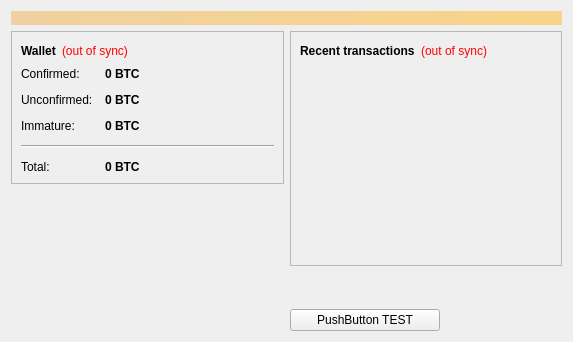
<?xml version="1.0" encoding="UTF-8"?>
<ui version="4.0">
 <class>OverviewPage</class>
 <widget class="QWidget" name="OverviewPage">
  <property name="geometry">
   <rect>
    <x>0</x>
    <y>0</y>
    <width>573</width>
    <height>342</height>
   </rect>
  </property>
  <property name="windowTitle">
   <string>Form</string>
  </property>
  <layout class="QVBoxLayout" name="topLayout">
   <item>
    <widget class="QLabel" name="labelAlerts">
     <property name="visible">
      <bool>false</bool>
     </property>
     <property name="styleSheet">
      <string notr="true">background-color: qlineargradient(x1: 0, y1: 0, x2: 1, y2: 0, stop:0 #F0D0A0, stop:1 #F8D488); color:#000000;</string>
     </property>
     <property name="wordWrap">
      <bool>true</bool>
     </property>
     <property name="margin">
      <number>3</number>
     </property>
    </widget>
   </item>
   <item>
    <layout class="QHBoxLayout" name="horizontalLayout" stretch="1,1">
     <item>
      <layout class="QVBoxLayout" name="verticalLayout_2">
       <item>
        <widget class="QFrame" name="frame">
         <property name="frameShape">
          <enum>QFrame::StyledPanel</enum>
         </property>
         <property name="frameShadow">
          <enum>QFrame::Raised</enum>
         </property>
         <layout class="QVBoxLayout" name="verticalLayout_4">
          <item>
           <layout class="QHBoxLayout" name="horizontalLayout_4">
            <item>
             <widget class="QLabel" name="label_5">
              <property name="font">
               <font>
                <weight>75</weight>
                <bold>true</bold>
               </font>
              </property>
              <property name="text">
               <string>Wallet</string>
              </property>
             </widget>
            </item>
            <item>
             <widget class="QLabel" name="labelWalletStatus">
              <property name="toolTip">
               <string>The displayed information may be out of date. Your wallet automatically synchronizes with the Bitcoin network after a connection is established, but this process has not completed yet.</string>
              </property>
              <property name="styleSheet">
               <string notr="true">QLabel { color: red; }</string>
              </property>
              <property name="text">
               <string notr="true">(out of sync)</string>
              </property>
              <property name="alignment">
               <set>Qt::AlignLeading|Qt::AlignLeft|Qt::AlignVCenter</set>
              </property>
             </widget>
            </item>
            <item>
             <spacer name="horizontalSpacer_2">
              <property name="orientation">
               <enum>Qt::Horizontal</enum>
              </property>
              <property name="sizeHint" stdset="0">
               <size>
                <width>40</width>
                <height>20</height>
               </size>
              </property>
             </spacer>
            </item>
           </layout>
          </item>
          <item>
           <layout class="QFormLayout" name="formLayout_2">
            <property name="fieldGrowthPolicy">
             <enum>QFormLayout::AllNonFixedFieldsGrow</enum>
            </property>
            <property name="horizontalSpacing">
             <number>12</number>
            </property>
            <property name="verticalSpacing">
             <number>12</number>
            </property>
            <item row="0" column="0">
             <widget class="QLabel" name="label">
              <property name="text">
               <string>Confirmed:</string>
              </property>
             </widget>
            </item>
            <item row="0" column="1">
             <widget class="QLabel" name="labelBalance">
              <property name="font">
               <font>
                <weight>75</weight>
                <bold>true</bold>
               </font>
              </property>
              <property name="cursor">
               <cursorShape>IBeamCursor</cursorShape>
              </property>
              <property name="toolTip">
               <string>Your current spendable balance</string>
              </property>
              <property name="text">
               <string notr="true">0 BTC</string>
              </property>
              <property name="textInteractionFlags">
               <set>Qt::LinksAccessibleByMouse|Qt::TextSelectableByKeyboard|Qt::TextSelectableByMouse</set>
              </property>
             </widget>
            </item>
            <item row="1" column="0">
             <widget class="QLabel" name="label_3">
              <property name="text">
               <string>Unconfirmed:</string>
              </property>
             </widget>
            </item>
            <item row="1" column="1">
             <widget class="QLabel" name="labelUnconfirmed">
              <property name="font">
               <font>
                <weight>75</weight>
                <bold>true</bold>
               </font>
              </property>
              <property name="cursor">
               <cursorShape>IBeamCursor</cursorShape>
              </property>
              <property name="toolTip">
               <string>Total of transactions that have yet to be confirmed, and do not yet count toward the spendable balance</string>
              </property>
              <property name="text">
               <string notr="true">0 BTC</string>
              </property>
              <property name="textInteractionFlags">
               <set>Qt::LinksAccessibleByMouse|Qt::TextSelectableByKeyboard|Qt::TextSelectableByMouse</set>
              </property>
             </widget>
            </item>
            <item row="2" column="0">
             <widget class="QLabel" name="labelImmatureText">
              <property name="text">
               <string>Immature:</string>
              </property>
             </widget>
            </item>
            <item row="2" column="1">
             <widget class="QLabel" name="labelImmature">
              <property name="font">
               <font>
                <weight>75</weight>
                <bold>true</bold>
               </font>
              </property>
              <property name="toolTip">
               <string>Mined balance that has not yet matured</string>
              </property>
              <property name="text">
               <string notr="true">0 BTC</string>
              </property>
              <property name="textInteractionFlags">
               <set>Qt::LinksAccessibleByMouse|Qt::TextSelectableByKeyboard|Qt::TextSelectableByMouse</set>
              </property>
             </widget>
            </item>
            <item row="4" column="0">
             <widget class="QLabel" name="labelTotalText">
              <property name="text">
               <string>Total:</string>
              </property>
             </widget>
            </item>
            <item row="4" column="1">
             <widget class="QLabel" name="labelTotal">
              <property name="font">
               <font>
                <weight>75</weight>
                <bold>true</bold>
               </font>
              </property>
              <property name="cursor">
               <cursorShape>IBeamCursor</cursorShape>
              </property>
              <property name="toolTip">
               <string>Your current total balance</string>
              </property>
              <property name="text">
               <string notr="true">0 BTC</string>
              </property>
              <property name="textInteractionFlags">
               <set>Qt::LinksAccessibleByMouse|Qt::TextSelectableByKeyboard|Qt::TextSelectableByMouse</set>
              </property>
             </widget>
            </item>
            <item row="3" column="0" colspan="2">
             <widget class="Line" name="line">
              <property name="orientation">
               <enum>Qt::Horizontal</enum>
              </property>
             </widget>
            </item>
           </layout>
          </item>
         </layout>
        </widget>
       </item>
       <item>
        <spacer name="verticalSpacer">
         <property name="orientation">
          <enum>Qt::Vertical</enum>
         </property>
         <property name="sizeHint" stdset="0">
          <size>
           <width>20</width>
           <height>40</height>
          </size>
         </property>
        </spacer>
       </item>
      </layout>
     </item>
     <item>
      <layout class="QVBoxLayout" name="verticalLayout_3">
       <item>
        <widget class="QFrame" name="frame_2">
         <property name="frameShape">
          <enum>QFrame::StyledPanel</enum>
         </property>
         <property name="frameShadow">
          <enum>QFrame::Raised</enum>
         </property>
         <layout class="QVBoxLayout" name="verticalLayout">
          <item>
           <layout class="QHBoxLayout" name="horizontalLayout_2">
            <item>
             <widget class="QLabel" name="label_4">
              <property name="text">
               <string>&lt;b&gt;Recent transactions&lt;/b&gt;</string>
              </property>
             </widget>
            </item>
            <item>
             <widget class="QLabel" name="labelTransactionsStatus">
              <property name="toolTip">
               <string>The displayed information may be out of date. Your wallet automatically synchronizes with the Bitcoin network after a connection is established, but this process has not completed yet.</string>
              </property>
              <property name="styleSheet">
               <string notr="true">QLabel { color: red; }</string>
              </property>
              <property name="text">
               <string notr="true">(out of sync)</string>
              </property>
              <property name="alignment">
               <set>Qt::AlignRight|Qt::AlignTrailing|Qt::AlignVCenter</set>
              </property>
             </widget>
            </item>
            <item>
             <spacer name="horizontalSpacer">
              <property name="orientation">
               <enum>Qt::Horizontal</enum>
              </property>
              <property name="sizeHint" stdset="0">
               <size>
                <width>40</width>
                <height>20</height>
               </size>
              </property>
             </spacer>
            </item>
           </layout>
          </item>
          <item>
           <widget class="QListView" name="listTransactions">
            <property name="styleSheet">
             <string notr="true">QListView { background: transparent; }</string>
            </property>
            <property name="frameShape">
             <enum>QFrame::NoFrame</enum>
            </property>
            <property name="verticalScrollBarPolicy">
             <enum>Qt::ScrollBarAlwaysOff</enum>
            </property>
            <property name="horizontalScrollBarPolicy">
             <enum>Qt::ScrollBarAlwaysOff</enum>
            </property>
            <property name="selectionMode">
             <enum>QAbstractItemView::NoSelection</enum>
            </property>
           </widget>
          </item>
         </layout>
        </widget>
       </item>
       <item>
        <spacer name="verticalSpacer_2">
         <property name="orientation">
          <enum>Qt::Vertical</enum>
         </property>
         <property name="sizeHint" stdset="0">
          <size>
           <width>20</width>
           <height>40</height>
          </size>
         </property>
        </spacer>
       </item>
       <item>
        <widget class="QPushButton" name="MyPushButton">
         <property name="maximumSize">
          <size>
           <width>150</width>
           <height>16777215</height>
          </size>
         </property>
         <property name="text">
          <string>PushButton TEST</string>
         </property>
        </widget>
       </item>
      </layout>
     </item>
    </layout>
   </item>
  </layout>
 </widget>
 <resources/>
 <connections/>
</ui>
